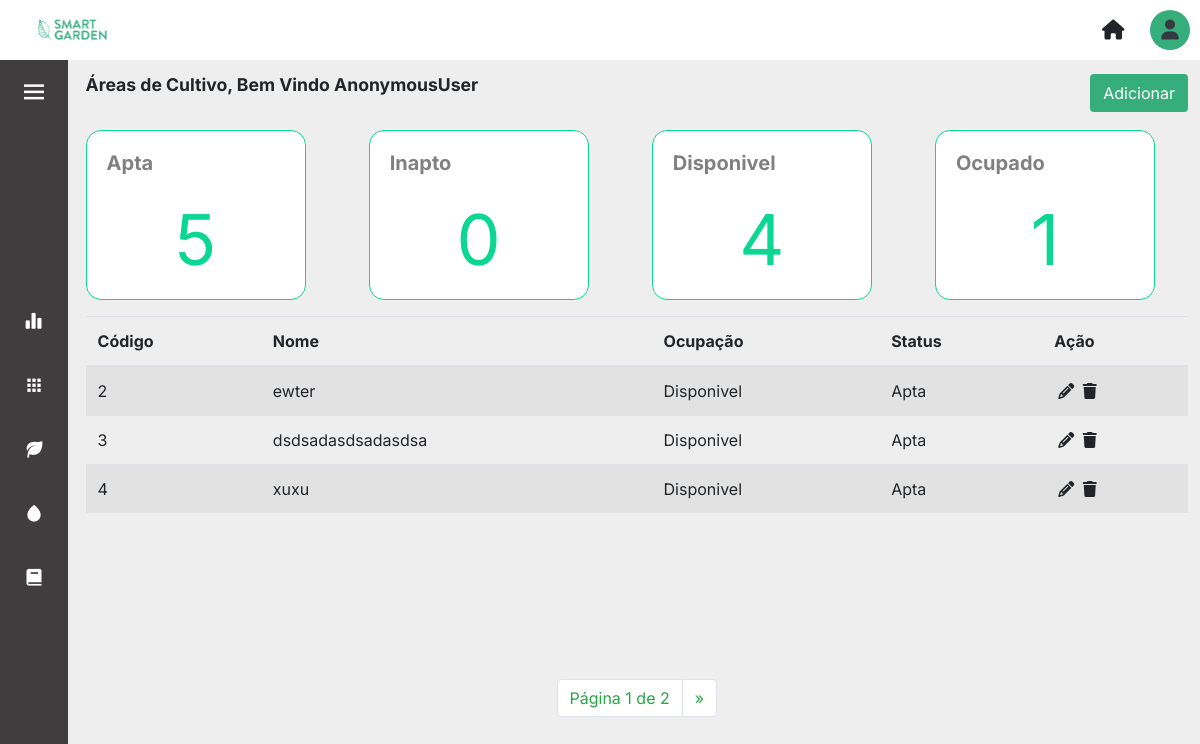
Screenshot of /areas/ with the database file from the repository.
### core/models.py (models this page shows, shortened)
class AreaCultivo(models.Model):
    nome = models.CharField(max_length=100)
    disponivel = models.BooleanField(blank=True, null=False, default=True)
    apta = models.BooleanField(blank=False, null=False, default=True)

### core/views.py (the view)
# urls.py: path('areas/', views.areas, name='areas'),
def areas(request):
    areas = AreaCultivo.objects.all()
    qntDisponivel = AreaCultivo.objects.filter(disponivel=True).count()
    qntOcupado = AreaCultivo.objects.filter(disponivel=False).count()
    qntApta = AreaCultivo.objects.filter(apta=True).count()
    qntInapta = AreaCultivo.objects.filter(apta=False).count()
    paginator = Paginator(areas, 3)
    page = request.GET.get('page')
    areas = paginator.get_page(page)
    contexto = {
        'areas': areas,
        'qntDisponivel': qntDisponivel,
        'qntOcupado': qntOcupado,
        'qntApta': qntApta,
        'qntInapta': qntInapta,
    }
    return render(request, 'areas.html', contexto)

### templates/areas.html (shortened to what this page needs)
{% extends 'layout.html' %} {% load static %} {% block content %}
<div>
	<div class="d-flex align-items-center justify-content-between mb-3">
		<p class="title-page">Áreas de Cultivo, Bem Vindo {{user}}</p>
		<a href="{% url 'cadastrar_areas' %}"><button type="button" class="btn btn_salvar">Adicionar</button></a>
	</div>
	<div class="row">
		<div class="col-sm-3">
			<div class="card">
				<div class="card-body">
					<h5 class="card-title">Apta</h5>
					<p class="card-text">{{qntApta}}</p>
				</div>
			</div>
		</div>
		<div class="col-sm-3">
			<div class="card">
				<div class="card-body">
					<h5 class="card-title">Inapto</h5>
					<p class="card-text">{{qntInapta}}</p>
				</div>
			</div>
		</div>
		<div class="col-sm-3">
			<div class="card">
				<div class="card-body">
					<h5 class="card-title">Disponivel</h5>
					<p class="card-text">{{qntDisponivel}}</p>
				</div>
			</div>
		</div>
		<div class="col-sm-3">
			<div class="card">
				<div class="card-body">
					<h5 class="card-title">Ocupado</h5>
					<p class="card-text">{{qntOcupado}}</p>
				</div>
			</div>
		</div>
	</div>
	<div>
		<table class="table table-striped table-hover mt-3">
			<thead class="border-botton border-secondary">
				<tr>
					<th scope="col">Código</th>
					<th scope="col">Nome</th>
					<th scope="col">Ocupação</th>
					<th scope="col">Status</th>
					<th scope="col"></i>Ação</th>
				</tr>
			</thead>
			<tbody>
				{% for area in areas %}
				<tr>
					<td scope="row">{{area.id}}</td>
					<td>{{area.nome}}</td>
					{% if area.disponivel == True %}
					<td>Disponivel</td>
					{% else %}
					<td>Ocupado</td>
					{% endif %} {% if area.apta == True %}
					<td>Apta</td>
					{% else %}
					<td>Inapta</td>
					{% endif %}
					<td>
						<a href='{% url 'update_areas' area.id%}' class="m-1">
							<i class="fa-solid fa-pencil text-black"></i></a>
						<a data-toggle="modal" data-target="#modal_confirm" >
							<i class="fa-sharp fa-solid fa-trash text-black" data-toggle="modal fade" data-target="#exampleModal"></i>
						</a>
					</td>
				</tr>
				{% endfor %}
			</tbody>
		</table>
	</div>
	<div class="container_pagination">
		<nav aria-label="Page-navigation">
			<ul class="pagination">
			<li class="page-item"><a class="page-link text-success" href="#">Página {{areas.number}} de {{areas.paginator.num_pages}}</a></li>
			{% if areas.has_next %}
				<li class="page-item">
					<a class="page-link text-success" href="?page={{areas.next_page_number}}" aria-label="Next">
					<span aria-hidden="true">&raquo;</span>
					</a>
				</li>
			{% endif %}
			</ul>
		</nav>
	</div>
{% endblock %}

### static/css/layout.css (style rules this page uses)
body { background-color: var(--light-color); }

### static/css/layout_sidebar.css (style rules this page uses)
a { text-decoration: none; }

### static/css/global.css (style rules this page uses)
* { margin: 0; padding: 0; }
:root { --nav-width: 68px; --gray-dark: #3f3d3d; --green-primary: #0bd692; --green-secondary: #36ae7c; --white-color: #ffffff; --light-color: #eeeeee; --body-font: 'Inter', sans-serif; --title-font: 'Roboto' sans-serif; --font-name: 'Raleway', sans-serif; --normal-font-size: 1rem; --z-fixed: 100; }
body { position: relative; font-family: var(--body-font); font-size: var(--normal-font-size); transition: 0.5s; max-width: 100vw; }
.title-page { font-family: var(--title-font); font-weight: 700; font-size: 1.1rem; }
.container_pagination { margin-top: 15%; display:flex; position:relative; justify-content: space-around; }

### static/css/areas.css (style rules this page uses)
a { color: inherit; }
.card { border: solid 1px var(--green-primary); border-radius: 15px; padding: 0; margin: 0; width: 220px; height: 170px; }
.card-title { font-size: 20px; font-weight: bolder; color: #3f3d3d; display: flex; opacity: 65%; }
.card-text { color: var(--green-primary); font-size: 70px; display: flex; justify-content: center; }

### static/css/forms.css (style rules this page uses)
.btn_salvar, .btn_salvar:hover { background-color: var(--green-secondary) !important; color: var(--white-color) !important; float: right; margin-left: 0.5rem; }

### rows the page displays
AreaCultivo: id "2", nome "ewter", disponivel "Disponivel", apta "Apta"
AreaCultivo: id "3", nome "dsdsadasdsadasdsa", disponivel "Disponivel", apta "Apta"
AreaCultivo: id "4", nome "xuxu", disponivel "Disponivel", apta "Apta"

### other values shown
{{ user }} "AnonymousUser"
{{ qntApta }} "5"
{{ qntInapta }} "0"
{{ qntDisponivel }} "4"
{{ qntOcupado }} "1"
{{ areas.number }} "1"
{{ areas.paginator.num_pages }} "2"
